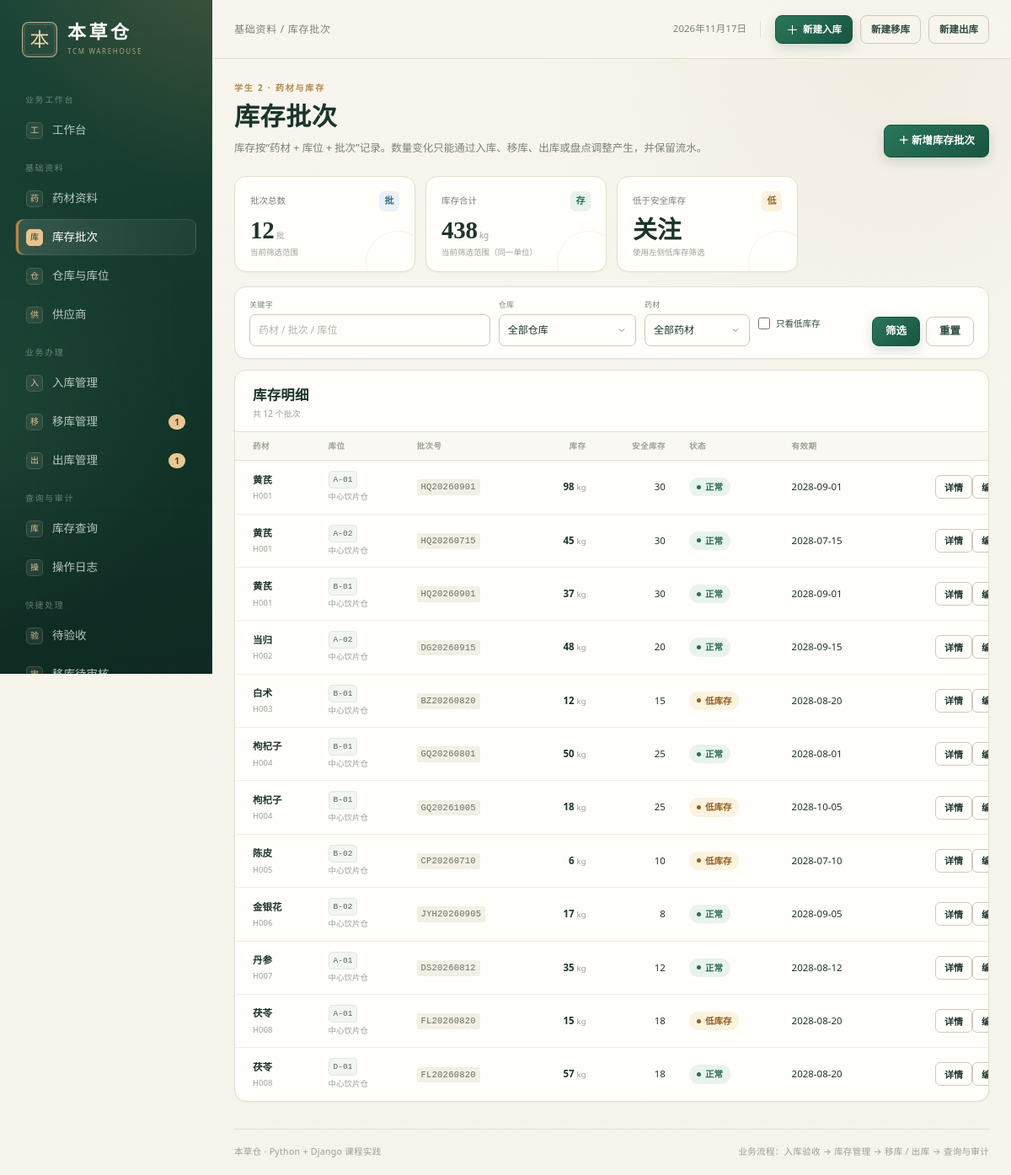
The page /stock/ (signed in) on the database its author committed.
### warehouse/models.py (models this page shows, shortened)
class StockBatch(models.Model):
    herb = models.ForeignKey(
        Herb, on_delete=models.PROTECT, related_name="stock_batches", verbose_name="药材"
    )
    location = models.ForeignKey(
        StorageLocation,
        on_delete=models.PROTECT,
        related_name="stock_batches",
        verbose_name="库位",
    )
    batch_no = models.CharField("批次号", max_length=50)
    quantity = models.DecimalField(
        "当前库存",
        max_digits=12,
        decimal_places=3,
        default=Decimal("0"),
        validators=[MinValueValidator(Decimal("0"))],
    )
    production_date = models.DateField("生产日期", null=True, blank=True)
    expiry_date = models.DateField("有效期至", null=True, blank=True)
    updated_at = models.DateTimeField("更新时间", auto_now=True)
    objects = StockBatchQuerySet.as_manager()
    class Meta:
        verbose_name = "库存批次"
        verbose_name_plural = "库存批次"
        ordering = ["herb__code", "location__code", "batch_no"]
        constraints = [
            models.UniqueConstraint(
                fields=["herb", "location", "batch_no"],
                name="uniq_stock_herb_location_batch",
            ),
            models.CheckConstraint(
                condition=models.Q(quantity__gte=0), name="stock_quantity_non_negative"
            ),
        ]
        indexes = [
            models.Index(fields=["herb", "location", "batch_no"]),
        ]
    @property
    def is_low_stock(self):
        return self.quantity <= self.herb.safety_stock

class Herb(models.Model):
    code = models.CharField("药材编码", max_length=30, unique=True)
    name = models.CharField("药材名称", max_length=80)
    spec = models.CharField("规格", max_length=80, blank=True)
    unit = models.CharField("单位", max_length=10, default="kg")
    category = models.CharField("类别", max_length=40, blank=True)
    safety_stock = models.DecimalField(
        "安全库存", max_digits=12, decimal_places=3, default=Decimal("0")
    )
    is_active = models.BooleanField("启用", default=True)
    class Meta:
        verbose_name = "药材"
        verbose_name_plural = "药材"
        ordering = ["code"]

class StorageLocation(models.Model):
    warehouse = models.ForeignKey(
        Warehouse,
        on_delete=models.PROTECT,
        related_name="locations",
        verbose_name="所属仓库",
    )
    code = models.CharField("库位编码", max_length=30)
    name = models.CharField("库位名称", max_length=80, blank=True)
    zone = models.CharField("库区", max_length=30, blank=True)
    is_active = models.BooleanField("启用", default=True)
    class Meta:
        verbose_name = "库位"
        verbose_name_plural = "库位"
        ordering = ["warehouse__code", "code"]
        constraints = [
            models.UniqueConstraint(
                fields=["warehouse", "code"], name="uniq_location_warehouse_code"
            )
        ]

class Warehouse(models.Model):
    code = models.CharField("仓库编码", max_length=20, unique=True)
    name = models.CharField("仓库名称", max_length=80)
    address = models.CharField("地址", max_length=200, blank=True)
    is_active = models.BooleanField("启用", default=True)
    created_at = models.DateTimeField("创建时间", auto_now_add=True)
    class Meta:
        verbose_name = "仓库"
        verbose_name_plural = "仓库"
        ordering = ["code"]

### warehouse/catalog_views.py (the view, shortened to what this page needs)
# urls.py: path("stock/", catalog_views.stock_list, name="stock_list"),
@login_required
def stock_list(request):
    _require(request.user, "stock.view")
    qs = StockBatch.objects.select_related(
        "herb", "location", "location__warehouse"
    ).order_by("herb__code", "location__code", "batch_no")
    q = (request.GET.get("q") or "").strip()
    warehouse_id = (request.GET.get("warehouse") or "").strip()
    herb_id = (request.GET.get("herb") or "").strip()
    low = request.GET.get("low") == "1"
    if warehouse_id.isdigit():
        qs = qs.filter(location__warehouse_id=int(warehouse_id))
    if herb_id.isdigit():
        qs = qs.filter(herb_id=int(herb_id))
    if low:
        qs = qs.filter(quantity__lte=F("herb__safety_stock"))
    page_obj = Paginator(qs, 15).get_page(request.GET.get("page"))
    total = qs.aggregate(total=Sum("quantity"))["total"] or Decimal("0")
    return render(
        request,
        "warehouse/stock_list.html",
        {
            "page_obj": page_obj,
            "batches": page_obj.object_list,
            "warehouses": Warehouse.objects.filter(is_active=True),
            "herbs": Herb.objects.filter(is_active=True),
            "filters": {"q": q, "warehouse": warehouse_id, "herb": herb_id, "low": low},
            "total_stock": total,
            "can_manage": has_perm(request.user, "stock.manage"),
            "active_nav": "stock",
        },
    )

### warehouse/catalog_views.py (called while the page is built)
def _require(user, code):
    if not has_perm(user, code):
        raise PermissionDenied("当前岗位没有该功能权限。")

### warehouse/models.py (called while the page is built)
    @property
    def display_name(self):
        return self.user.get_full_name() or self.user.username

    @property
    def effective_role(self):
        if self.user.is_superuser:
            return self.Role.ADMIN
        return self.role

### warehouse/permissions.py (called while the page is built)
def get_role(user):
    if not user.is_authenticated:
        return None
    if user.is_superuser:
        return "admin"
    profile = getattr(user, "profile", None)
    return profile.effective_role if profile else "viewer"

def has_perm(user, code):
    return bool(get_access_config(user)["permissions"].get(code))

def allowed_menus(user):
    return set(get_access_config(user)["menus"])

def can_create(user):
    return has_perm(user, "transfer.create") or has_perm(user, "outbound.create")

def can_audit(user):
    return (
        has_perm(user, "transfer.audit")
        or has_perm(user, "outbound.audit")
        or has_perm(user, "inbound.audit")
    )

def can_execute(user):
    return (
        has_perm(user, "transfer.execute")
        or has_perm(user, "outbound.execute")
        or has_perm(user, "inbound.execute")
    )

### warehouse/templatetags/warehouse_tags.py (called while the page is built)
@register.simple_tag
def menu_url(key):
    name = MENU_URL_NAMES.get(key)
    if not name:
        return "#"
    try:
        return reverse(name)
    except NoReverseMatch:
        return "#"

@register.filter
def get_item(mapping, key):
    if mapping is None:
        return None
    try:
        return mapping.get(key)
    except AttributeError:
        try:
            return mapping[key]
        except (KeyError, IndexError, TypeError):
            return None

@register.filter
def qty(value, digits=3):
    try:
        number = Decimal(value)
    except (TypeError, ValueError, InvalidOperation):
        return value
    text = f"{number:.{digits}f}".rstrip("0").rstrip(".")
    return text or "0"

### templates/warehouse/stock_list.html (shortened to what this page needs)
{% extends "base.html" %}
{% load warehouse_tags %}
{% block breadcrumb %}基础资料 / 库存批次{% endblock %}
{% block content %}
<section class="page-head">
  <div>
    <p class="eyebrow">学生 2 · 药材与库存</p>
    <h1>库存批次</h1>
    <p class="page-sub">库存按“药材 + 库位 + 批次”记录。数量变化只能通过入库、移库、出库或盘点调整产生，并保留流水。</p>
  </div>
  {% if can_manage %}<a href="{% url 'stock_create' %}" class="btn btn-primary">＋ 新增库存批次</a>{% endif %}
</section>
<section class="stat-grid compact-stats">
  <article class="stat-card"><div class="stat-top"><span>批次总数</span><span class="stat-icon blue">批</span></div><strong class="stat-value">{{ page_obj.paginator.count }}<small> 批</small></strong><p class="stat-note">当前筛选范围</p></article>
  <article class="stat-card"><div class="stat-top"><span>库存合计</span><span class="stat-icon green">存</span></div><strong class="stat-value">{{ total_stock|qty }}<small> kg</small></strong><p class="stat-note">当前筛选范围（同一单位）</p></article>
  <article class="stat-card"><div class="stat-top"><span>低于安全库存</span><span class="stat-icon amber">低</span></div><strong class="stat-value">{% if filters.low %}已筛选{% else %}关注{% endif %}</strong><p class="stat-note">使用左侧低库存筛选</p></article>
</section>
<section class="panel filter-panel">
  <form method="get" class="filter-form">
    <label class="filter-field filter-search"><span>关键字</span><input type="search" name="q" value="{{ filters.q }}" class="form-input" placeholder="药材 / 批次 / 库位"></label>
    <label class="filter-field"><span>仓库</span><select name="warehouse" class="form-select"><option value="">全部仓库</option></select></label>
    <label class="filter-field"><span>药材</span><select name="herb" class="form-select"><option value="">全部药材</option></select></label>
    <label class="check-row filter-check"><input type="checkbox" name="low" value="1" {% if filters.low %}checked{% endif %}> <span>只看低库存</span></label>
    <div class="filter-actions"><button class="btn btn-primary">筛选</button><a href="{% url 'stock_list' %}" class="btn btn-ghost">重置</a></div>
  </form>
</section>
<section class="panel">
  <div class="panel-head list-head"><div><h2>库存明细</h2><p>共 {{ page_obj.paginator.count }} 个批次</p></div></div>
  {% if batches %}
  <div class="table-wrap"><table class="data-table order-table"><thead><tr><th>药材</th><th>库位</th><th>批次号</th><th class="num">库存</th><th class="num">安全库存</th><th>状态</th><th>有效期</th><th></th></tr></thead><tbody>
    {% for batch in batches %}
    <tr>
      <td><strong>{{ batch.herb.name }}</strong><small class="cell-sub">{{ batch.herb.code }}</small></td>
      <td><span class="loc-chip">{{ batch.location.code }}</span><small class="cell-sub">{{ batch.location.warehouse.name }}</small></td>
      <td><span class="code">{{ batch.batch_no }}</span></td>
      <td class="num"><strong>{{ batch.quantity|qty }}</strong> <small>{{ batch.herb.unit }}</small></td>
      <td class="num">{{ batch.herb.safety_stock|qty }}</td>
      <td>{% if batch.is_low_stock %}<span class="status status-warning">低库存</span>{% else %}<span class="status status-success">正常</span>{% endif %}</td>
      <td>{{ batch.expiry_date|date:"Y-m-d"|default:"—" }}</td>
      <td class="row-action"><a href="{% url 'stock_detail' batch.pk %}" class="btn btn-tiny">详情</a>{% if can_manage %}<a href="{% url 'stock_edit' batch.pk %}" class="btn btn-tiny">编辑</a>{% endif %}</td>
    </tr>
    {% endfor %}
  </tbody></table></div>
  {% else %}<div class="empty-inline">没有符合条件的库存批次。</div>{% endif %}
</section>
{% endblock %}

### rows shown on the page
StockBatch: herb.name "黄芪", herb.code "H001", location.code "A-01", location.warehouse.name "中心饮片仓", batch_no "HQ20260901", quantity|qty "98", herb.unit "kg", herb.safety_stock|qty "30", shows "正常", expiry_date "2028-09-01"
StockBatch: herb.name "黄芪", herb.code "H001", location.code "A-02", location.warehouse.name "中心饮片仓", batch_no "HQ20260715", quantity|qty "45", herb.unit "kg", herb.safety_stock|qty "30", shows "正常", expiry_date "2028-07-15"
StockBatch: herb.name "黄芪", herb.code "H001", location.code "B-01", location.warehouse.name "中心饮片仓", batch_no "HQ20260901", quantity|qty "37", herb.unit "kg", herb.safety_stock|qty "30", shows "正常", expiry_date "2028-09-01"
StockBatch: herb.name "当归", herb.code "H002", location.code "A-02", location.warehouse.name "中心饮片仓", batch_no "DG20260915", quantity|qty "48", herb.unit "kg", herb.safety_stock|qty "20", shows "正常", expiry_date "2028-09-15"
StockBatch: herb.name "白术", herb.code "H003", location.code "B-01", location.warehouse.name "中心饮片仓", batch_no "BZ20260820", quantity|qty "12", herb.unit "kg", herb.safety_stock|qty "15", shows "低库存", expiry_date "2028-08-20"
StockBatch: herb.name "枸杞子", herb.code "H004", location.code "B-01", location.warehouse.name "中心饮片仓", batch_no "GQ20260801", quantity|qty "50", herb.unit "kg", herb.safety_stock|qty "25", shows "正常", expiry_date "2028-08-01"
StockBatch: herb.name "枸杞子", herb.code "H004", location.code "B-01", location.warehouse.name "中心饮片仓", batch_no "GQ20261005", quantity|qty "18", herb.unit "kg", herb.safety_stock|qty "25", shows "低库存", expiry_date "2028-10-05"
StockBatch: herb.name "陈皮", herb.code "H005", location.code "B-02", location.warehouse.name "中心饮片仓", batch_no "CP20260710", quantity|qty "6", herb.unit "kg", herb.safety_stock|qty "10", shows "低库存", expiry_date "2028-07-10"
StockBatch: herb.name "金银花", herb.code "H006", location.code "B-02", location.warehouse.name "中心饮片仓", batch_no "JYH20260905", quantity|qty "17", herb.unit "kg", herb.safety_stock|qty "8", shows "正常", expiry_date "2028-09-05"
StockBatch: herb.name "丹参", herb.code "H007", location.code "A-01", location.warehouse.name "中心饮片仓", batch_no "DS20260812", quantity|qty "35", herb.unit "kg", herb.safety_stock|qty "12", shows "正常", expiry_date "2028-08-12"
StockBatch: herb.name "茯苓", herb.code "H008", location.code "A-01", location.warehouse.name "中心饮片仓", batch_no "FL20260820", quantity|qty "15", herb.unit "kg", herb.safety_stock|qty "18", shows "低库存", expiry_date "2028-08-20"
StockBatch: herb.name "茯苓", herb.code "H008", location.code "D-01", location.warehouse.name "中心饮片仓", batch_no "FL20260820", quantity|qty "57", herb.unit "kg", herb.safety_stock|qty "18", shows "正常", expiry_date "2028-08-20"

### other values the page prints
{{ group.label }} "业务工作台" "基础资料" "业务办理" "查询与审计"
{{ label|slice:":1" }} "工" "药" "库" "仓" "供" "入" "移" "出" "库" "操"
{{ label }} "工作台" "药材资料" "库存批次" "仓库与库位" "供应商" "入库管理" "移库管理" "出库管理" "库存查询" "操作日志"
{{ nav_pending_transfers }} "1"
{{ nav_pending_outbounds }} "1"
{{ page_obj.paginator.count }} "12"
{{ total_stock|qty }} "438"
